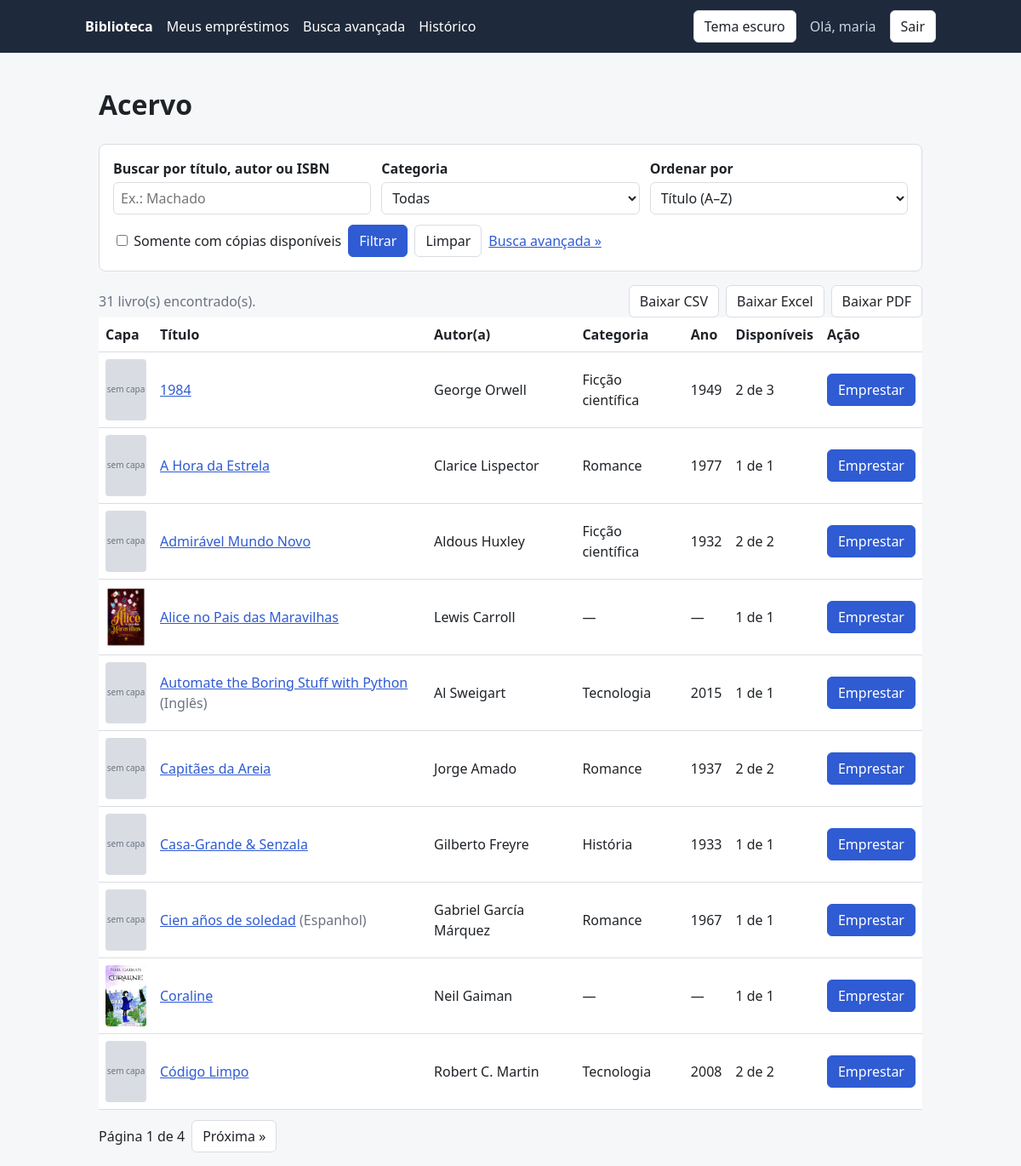
Screenshot of / (signed in) with the database file from the repository.
### catalog/models.py (models this page shows, shortened)
class Book(models.Model):
    title = models.CharField("Título", max_length=255)  # texto curto, até 255 caracteres
    author = models.CharField("Autor(a)", max_length=255)
    isbn = models.CharField("ISBN", max_length=13, unique=True)  # unique: o banco não aceita ISBN repetido
    copies_total = models.PositiveIntegerField("Cópias totais", default=1)  # inteiro >= 0; vale 1 se ninguém informar
    image = models.ImageField("Capa", upload_to="book_covers/", blank=True, null=True)
    category = models.ForeignKey(
        Category,
        on_delete=models.SET_NULL,
        null=True,
        blank=True,
        related_name="books",  # permite fazer categoria.books.all()
        verbose_name="Categoria",
    )
    language = models.CharField("Idioma", max_length=50, blank=True)
    publisher = models.CharField("Editora", max_length=150, blank=True)
    edition_year = models.PositiveSmallIntegerField("Ano de edição", null=True, blank=True)
    created_at = models.DateTimeField("Cadastrado em", auto_now_add=True)  # preenchido sozinho na criação
    class Meta:
        ordering = ["title"]  # ordem padrão das consultas: alfabética pelo título
        verbose_name = "Livro"  # nome no singular, usado pelo Admin
        verbose_name_plural = "Livros"  # nome no plural, usado pelo Admin

class Category(models.Model):
    name = models.CharField("Nome", max_length=100, unique=True)  # não pode haver duas categorias iguais
    description = models.TextField("Descrição", blank=True)  # texto longo e opcional
    class Meta:
        ordering = ["name"]
        verbose_name = "Categoria"
        verbose_name_plural = "Categorias"

### catalog/views.py (the view)
# urls.py: path("", views.book_list, name="book_list"),
@login_required
def book_list(request):
    books = filter_books(request.GET)
    used = {key: request.GET[key] for key in SEARCH_FIELDS if request.GET.get(key)}
    if used and "page" not in request.GET:
        params = request.GET.dict()  # todos os parâmetros da URL como dicionário comum
        SearchQuery.objects.create(user=request.user, q=used.get("q", ""), params=params)
    paginator = Paginator(books, BOOKS_PER_PAGE)
    page_obj = paginator.get_page(request.GET.get("page"))
    context = {
        "page_obj": page_obj,
        "params": request.GET,  # para os campos do formulário "lembrarem" o que foi digitado
        **filter_choices(),  # espalha categories, languages e order_options no contexto
    }
    return render(request, "catalog/book_list.html", context)

### catalog/views.py (called while the page is built)
def filter_choices():
    return {
        "categories": Category.objects.all(),
        "languages": Book.objects.exclude(language="").values_list("language", flat=True)
                                 .distinct().order_by("language"),
        "order_options": [(key, label) for key, (label, _) in ORDER_OPTIONS.items()],
    }

### templates/catalog/book_list.html (shortened to what this page needs)
{% extends "base.html" %}
{% block content %}
  <h1>Acervo</h1>
  <form class="card" method="get">
    <div class="form-grid">
      <div>
        <label for="q">Buscar por título, autor ou ISBN</label>
        <input id="q" type="text" name="q" value="{{ params.q }}" placeholder="Ex.: Machado"
               list="suggestions" autocomplete="off">
      </div>
      <div>
        <label for="categoria">Categoria</label>
        <select id="categoria" name="categoria">
          <option value="">Todas</option>
        </select>
      </div>
      <div>
        <label for="ordenar">Ordenar por</label>
        <select id="ordenar" name="ordenar">
          {% for value, label in order_options %}
            <option value="{{ value }}" {% if params.ordenar == value %}selected{% endif %}>{{ label }}</option>
          {% endfor %}
        </select>
      </div>
    </div>
    <div class="actions">
      <label>
        <input type="checkbox" name="disponivel" value="1" {% if params.disponivel == "1" %}checked{% endif %}>
        Somente com cópias disponíveis
      </label>
      <button class="btn btn-primary" type="submit">Filtrar</button>
      <a class="btn" href="{% url 'catalog:book_list' %}">Limpar</a>
      <a href="{% url 'catalog:advanced_search' %}">Busca avançada »</a>
    </div>
  </form>
  <div class="actions">
    <span class="muted">{{ page_obj.paginator.count }} livro(s) encontrado(s).</span>
    <a class="btn" href="{% url 'catalog:export_books' 'csv' %}?{{ request.GET.urlencode }}">Baixar CSV</a>
    <a class="btn" href="{% url 'catalog:export_books' 'xlsx' %}?{{ request.GET.urlencode }}">Baixar Excel</a>
    <a class="btn" href="{% url 'catalog:export_books' 'pdf' %}?{{ request.GET.urlencode }}">Baixar PDF</a>
  </div>
  {% if page_obj %}
    <div class="table-wrap">
      <table>
        <thead>
          <tr>
            <th>Capa</th>
            <th>Título</th>
            <th>Autor(a)</th>
            <th>Categoria</th>
            <th>Ano</th>
            <th>Disponíveis</th>
            <th>Ação</th>
          </tr>
        </thead>
        <tbody>
          {% for book in page_obj %}
            <tr>
              <td>
                {% if book.image %}
                  <img class="cover" src="{{ book.image.url }}" alt="Capa de {{ book.title }}">
                {% else %}
                  <div class="cover">sem capa</div>
                {% endif %}
              </td>
              <td><a href="{% url 'catalog:book_detail' book.id %}">{{ book.title }}</a>{% if book.language and book.language != "Português" %} <span class="muted">({{ book.language }})</span>{% endif %}</td>
              <td>{{ book.author }}</td>
              <td>{{ book.category.name|default:"—" }}</td>
              <td>{{ book.edition_year|default:"—" }}</td>
              <td>{{ book.available }} de {{ book.copies_total }}</td>
              <td>
                {% if book.available > 0 %}
                  <form class="inline" method="post" action="{% url 'catalog:borrow_book' book.id %}">
                    <button class="btn btn-primary" type="submit">Emprestar</button>
                  </form>
                {% else %}
                  <button class="btn" disabled>Indisponível</button>
                {% endif %}
              </td>
            </tr>
          {% endfor %}
        </tbody>
      </table>
    </div>
    {% if page_obj.paginator.num_pages > 1 %}
      <div class="actions">
        <span>Página {{ page_obj.number }} de {{ page_obj.paginator.num_pages }}</span>
        {% if page_obj.has_next %}
          <a class="btn" href="{% querystring page=page_obj.next_page_number %}">Próxima »</a>
        {% endif %}
      </div>
    {% endif %}
  {% else %}
    <p class="muted">Nenhum livro encontrado.</p>
  {% endif %}
{% endblock %}

### templates/base.html (shortened to what this page needs)
<!DOCTYPE html>
<html lang="pt-br">
<head>
</head>
<body>
  <header>
    <nav>
      <a href="{% url 'catalog:book_list' %}"><strong>Biblioteca</strong></a>
      {% if user.is_authenticated %}
        <a href="{% url 'catalog:my_loans' %}">Meus empréstimos</a>
        <a href="{% url 'catalog:advanced_search' %}">Busca avançada</a>
        <a href="{% url 'catalog:search_history' %}">Histórico</a>
      {% endif %}
      <button id="theme-toggle" class="btn" type="button">Tema escuro</button>
      {% if user.is_authenticated %}
        <span class="user">Olá, {{ user.username }}</span>
        <form class="inline" method="post" action="{% url 'logout' %}">
          <button class="btn" type="submit">Sair</button>
        </form>
      {% else %}
        <a href="{% url 'login' %}">Entrar</a>
      {% endif %}
    </nav>
  </header>
  <main>
    {% block content %}{% endblock %}
  </main>
</body>
</html>

### templates/base.html (style rules this page uses)
:root { --bg: #f6f7f9; --card: #ffffff; --text: #1f2328; --muted: #6b7280; --border: #d9dde3; --primary: #2f5bd3; --header: #1e293b; --danger: #b42318; --success: #067647; --warning: #b54708; }
* { box-sizing: border-box; }
body { margin: 0; font-family: system-ui, Arial, sans-serif; background: var(--bg); color: var(--text); line-height: 1.5; }
a { color: var(--primary); }
header { background: var(--header); padding: 12px 16px; }
nav { max-width: 1000px; margin: 0 auto; display: flex; flex-wrap: wrap; gap: 8px 16px; align-items: center; }
nav a { color: #fff; text-decoration: none; }
nav .user { color: #cbd5e1; }
main { max-width: 1000px; margin: 0 auto; padding: 16px; }
.card { background: var(--card); border: 1px solid var(--border); border-radius: 8px; padding: 16px; margin-bottom: 16px; }
.muted { color: var(--muted); }
.btn { display: inline-block; padding: 6px 12px; border: 1px solid var(--border); border-radius: 6px; background: var(--card); color: var(--text); cursor: pointer; font: inherit; text-decoration: none; }
.btn-primary { background: var(--primary); border-color: var(--primary); color: #fff; }
form.inline { display: inline; }
table { width: 100%; border-collapse: collapse; background: var(--card); }
th, td { padding: 8px; border-bottom: 1px solid var(--border); text-align: left; vertical-align: middle; }
.table-wrap { overflow-x: auto; }
.cover { width: 48px; height: 72px; object-fit: cover; border-radius: 4px; background: var(--border); display: flex; align-items: center; justify-content: center; font-size: 10px; color: var(--muted); text-align: center; }
input, select, textarea { font: inherit; padding: 6px 8px; border: 1px solid var(--border); border-radius: 6px; background: var(--card); color: var(--text); }
.form-grid { display: grid; gap: 12px; grid-template-columns: repeat(auto-fit, minmax(200px, 1fr)); }
.form-grid label { display: block; font-weight: 600; margin-bottom: 4px; }
.form-grid input, .form-grid select { width: 100%; }
.actions { display: flex; flex-wrap: wrap; gap: 8px; align-items: center; margin-top: 12px; }

### rows the page displays
Book: image "sem capa", title "1984", author "George Orwell", category.name "Ficção científica", edition_year "1949", available "2", copies_total "3", shows "Emprestar"
Book: image "sem capa", title "A Hora da Estrela", author "Clarice Lispector", category.name "Romance", edition_year "1977", available "1", copies_total "1", shows "Emprestar"
Book: image "sem capa", title "Admirável Mundo Novo", author "Aldous Huxley", category.name "Ficção científica", edition_year "1932", available "2", copies_total "2", shows "Emprestar"
Book: image (picture), title "Alice no Pais das Maravilhas", author "Lewis Carroll", category.name "—", edition_year "—", available "1", copies_total "1", shows "Emprestar"
Book: image "sem capa", title "Automate the Boring Stuff with Python", language "Inglês", author "Al Sweigart", category.name "Tecnologia", edition_year "2015", available "1", copies_total "1", shows "Emprestar"
Book: image "sem capa", title "Capitães da Areia", author "Jorge Amado", category.name "Romance", edition_year "1937", available "2", copies_total "2", shows "Emprestar"
Book: image "sem capa", title "Casa-Grande & Senzala", author "Gilberto Freyre", category.name "História", edition_year "1933", available "1", copies_total "1", shows "Emprestar"
Book: image "sem capa", title "Cien años de soledad", language "Espanhol", author "Gabriel García Márquez", category.name "Romance", edition_year "1967", available "1", copies_total "1", shows "Emprestar"
Book: image (picture), title "Coraline", author "Neil Gaiman", category.name "—", edition_year "—", available "1", copies_total "1", shows "Emprestar"
Book: image "sem capa", title "Código Limpo", author "Robert C. Martin", category.name "Tecnologia", edition_year "2008", available "2", copies_total "2", shows "Emprestar"

### other values shown
{{ user.username }} "maria"
{{ page_obj.paginator.count }} "31"
{{ page_obj.number }} "1"
{{ page_obj.paginator.num_pages }} "4"
form field ordenar "Título (A–Z)"
